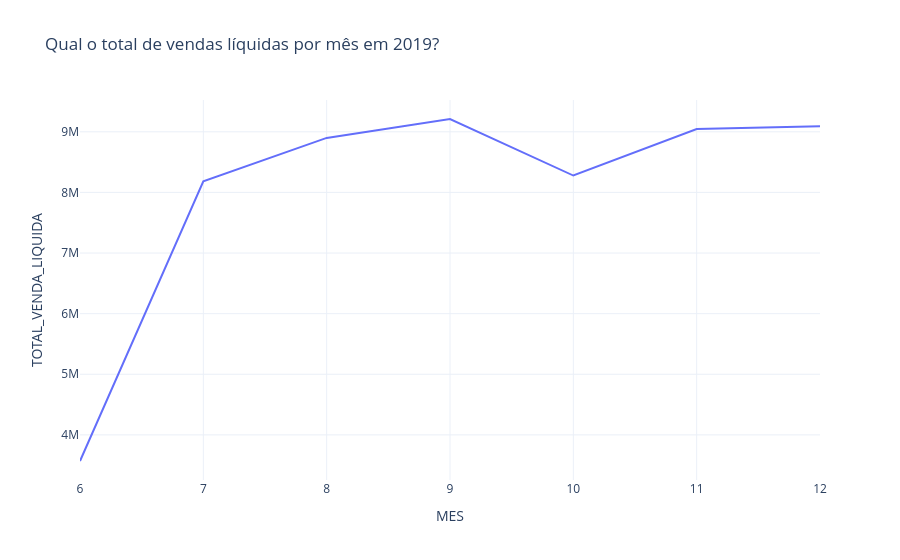

Notebook code for this chart:
### Code cell
chat("Qual o total de vendas líquidas por mês em 2019?")

### Figure 1 — Plotly figure (JSON) as saved in the notebook; plotly's stock layout.template omitted (floating-point values rounded to 4 significant figures)
{"data": [{"hovertemplate": "MES=%{x}<br>TOTAL_VENDA_LIQUIDA=%{y}<extra></extra>", "legendgroup": "", "line": {"color": "#636efa", "dash": "solid"}, "marker": {"symbol": "circle"}, "mode": "lines", "name": "", "orientation": "v", "showlegend": false, "type": "scatter", "x": [6, 7, 8, 9, 10, 11, 12], "xaxis": "x", "y": [3569000.0, 8182000.0, 8899000.0, 9211000.0, 8279000.0, 9046000.0, 9091000.0], "yaxis": "y"}], "layout": {"legend": {"tracegroupgap": 0}, "title": {"text": "Qual o total de vendas líquidas por mês em 2019?"}, "xaxis": {"anchor": "y", "domain": [0, 1], "title": {"text": "MES"}}, "yaxis": {"anchor": "x", "domain": [0, 1], "title": {"text": "TOTAL_VENDA_LIQUIDA"}}}}
